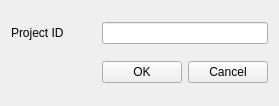
<?xml version="1.0" encoding="UTF-8"?>
<ui version="4.0">
 <class>MenuProjectTemplate</class>
 <widget class="QWidget" name="MenuProjectTemplate">
  <property name="geometry">
   <rect>
    <x>0</x>
    <y>0</y>
    <width>279</width>
    <height>106</height>
   </rect>
  </property>
  <property name="windowTitle">
   <string>Rapuma - Template Project</string>
  </property>
  <layout class="QGridLayout" name="gridLayout">
   <item row="1" column="2">
    <widget class="QPushButton" name="pushButtonCancel">
     <property name="text">
      <string>Cancel</string>
     </property>
    </widget>
   </item>
   <item row="1" column="1">
    <widget class="QPushButton" name="pushButtonOk">
     <property name="toolTip">
      <string>Create a template from the selected project</string>
     </property>
     <property name="text">
      <string>OK</string>
     </property>
    </widget>
   </item>
   <item row="0" column="1" colspan="2">
    <widget class="QLineEdit" name="lineEditPid">
     <property name="toolTip">
      <string>ID of the project to be removed</string>
     </property>
    </widget>
   </item>
   <item row="1" column="0">
    <spacer name="horizontalSpacer">
     <property name="orientation">
      <enum>Qt::Horizontal</enum>
     </property>
     <property name="sizeHint" stdset="0">
      <size>
       <width>40</width>
       <height>20</height>
      </size>
     </property>
    </spacer>
   </item>
   <item row="0" column="0">
    <widget class="QLabel" name="labelPid">
     <property name="text">
      <string>Project ID</string>
     </property>
    </widget>
   </item>
  </layout>
 </widget>
 <resources/>
 <connections>
  <connection>
   <sender>pushButtonCancel</sender>
   <signal>clicked(bool)</signal>
   <receiver>MenuProjectTemplate</receiver>
   <slot>close()</slot>
   <hints>
    <hint type="sourcelabel">
     <x>269</x>
     <y>86</y>
    </hint>
    <hint type="destinationlabel">
     <x>280</x>
     <y>192</y>
    </hint>
   </hints>
  </connection>
  <connection>
   <sender>pushButtonOk</sender>
   <signal>clicked()</signal>
   <receiver>MenuProjectTemplate</receiver>
   <slot>setupUi()</slot>
   <hints>
    <hint type="sourcelabel">
     <x>178</x>
     <y>86</y>
    </hint>
    <hint type="destinationlabel">
     <x>37</x>
     <y>155</y>
    </hint>
   </hints>
  </connection>
 </connections>
 <slots>
  <slot>setupUi()</slot>
 </slots>
</ui>
